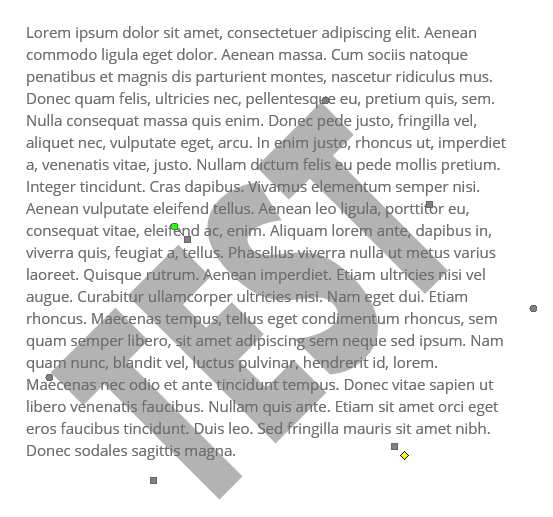
#> input picture azure_image/watermarked_image.png, 553 x 517 px
$ jupyter execute remove_watermark.ipynb   (shell and % lines are left out)
#> lines starting #> are read from the running program, lines starting #| are printed output that depends on the picture; after the words box and inside, x2 and y2 are one past the last pixel; in counts of white or black regions, pixels touching at a corner belong together
[cell 1]
import cv2
import numpy as np

image = cv2.imread('watermarked_image.png')
#> image is the input picture: shape (517, 553, 3); mean B, G, R 230.7, 230.7, 230.7

# Set a threshold
thresh =200

# Create a mask from image
mask = cv2.threshold(image, thresh, 60, cv2.THRESH_BINARY)[1]
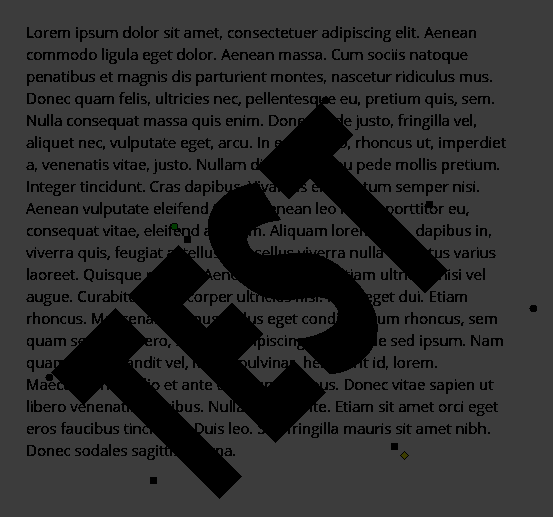
#> mask: shape (517, 553, 3); mean B, G, R 45.3, 45.3, 45.3

# Dilate the image to increase the size of the mask
dilated = cv2.dilate(mask, None, iterations=1)
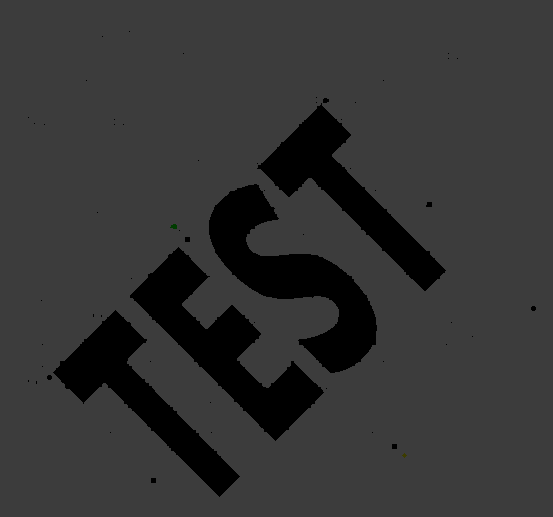
#> dilated: shape (517, 553, 3); mean B, G, R 51.6, 51.6, 51.6

# Blur the dilated image
blurred = cv2.medianBlur(dilated, 15)
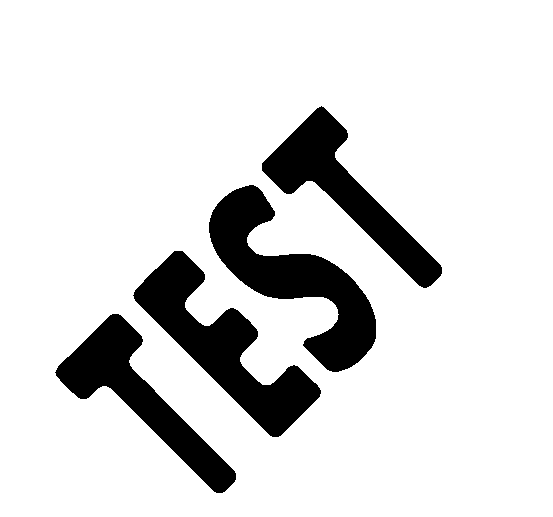
#> blurred: shape (517, 553, 3); values 0 (black) and 60 (white), 86.3% white; 4 black regions, box (x1, y1, x2, y2) and area: (209, 185, 376, 372) 11089, (133, 251, 321, 437) 10912, (262, 106, 442, 288) 8626, (55, 314, 236, 493) 8516

# Invert the blurred image
inverted = cv2.bitwise_not(blurred)

# Apply the inverted dilated image as a mask
result = cv2.bitwise_and(image, inverted)
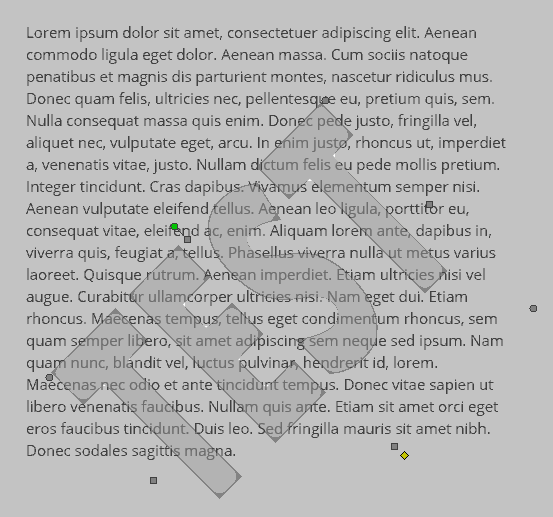
#> result: shape (517, 553, 3); mean B, G, R 181.9, 182, 181.9

# Save the resulting image
cv2.imwrite('removed_watermark.png', result)
#> Out = True

$ run again, with azure_image/deuba58.png copied over azure_image/watermarked_image.png
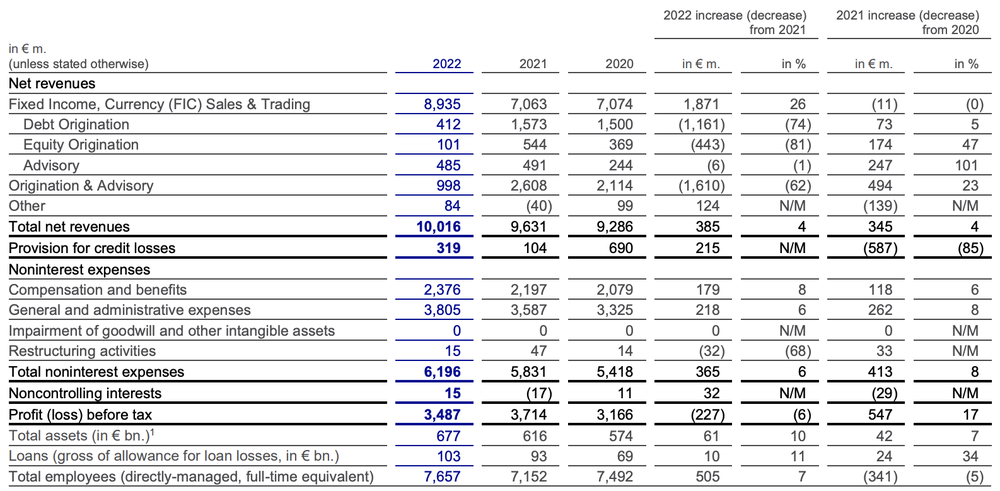
#> input picture azure_image/deuba58.png, 1000 x 491 px, shrunk from 1586 x 778 before the run
#> image is the input picture: shape (491, 1000, 3); mean B, G, R 230.9, 229.4, 229.4
#> `dilated = cv2.dilate(mask, None, iterations=1)`:
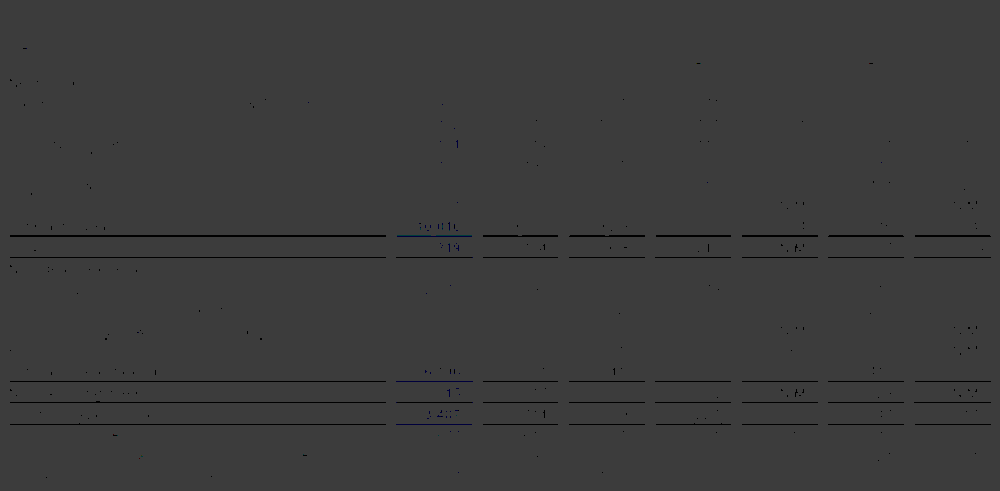
#> dilated: shape (491, 1000, 3); mean B, G, R 59.3, 59.3, 59.3
#> blurred: shape (491, 1000, 3); every value is 60
#> inverted: shape (491, 1000, 3); every value is 195
#> `result = cv2.bitwise_and(image, inverted)`:
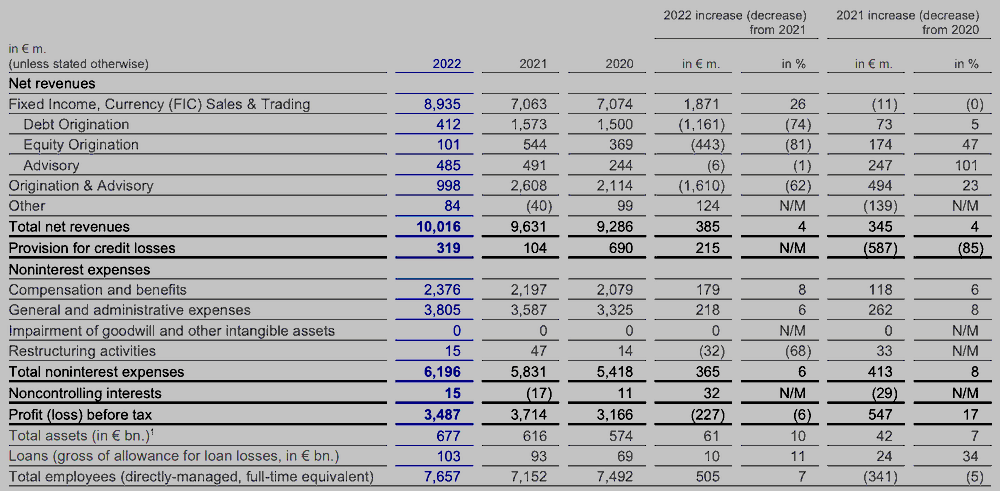
#> result: shape (491, 1000, 3); mean B, G, R 177.9, 176.5, 176.5
#> Out = True
